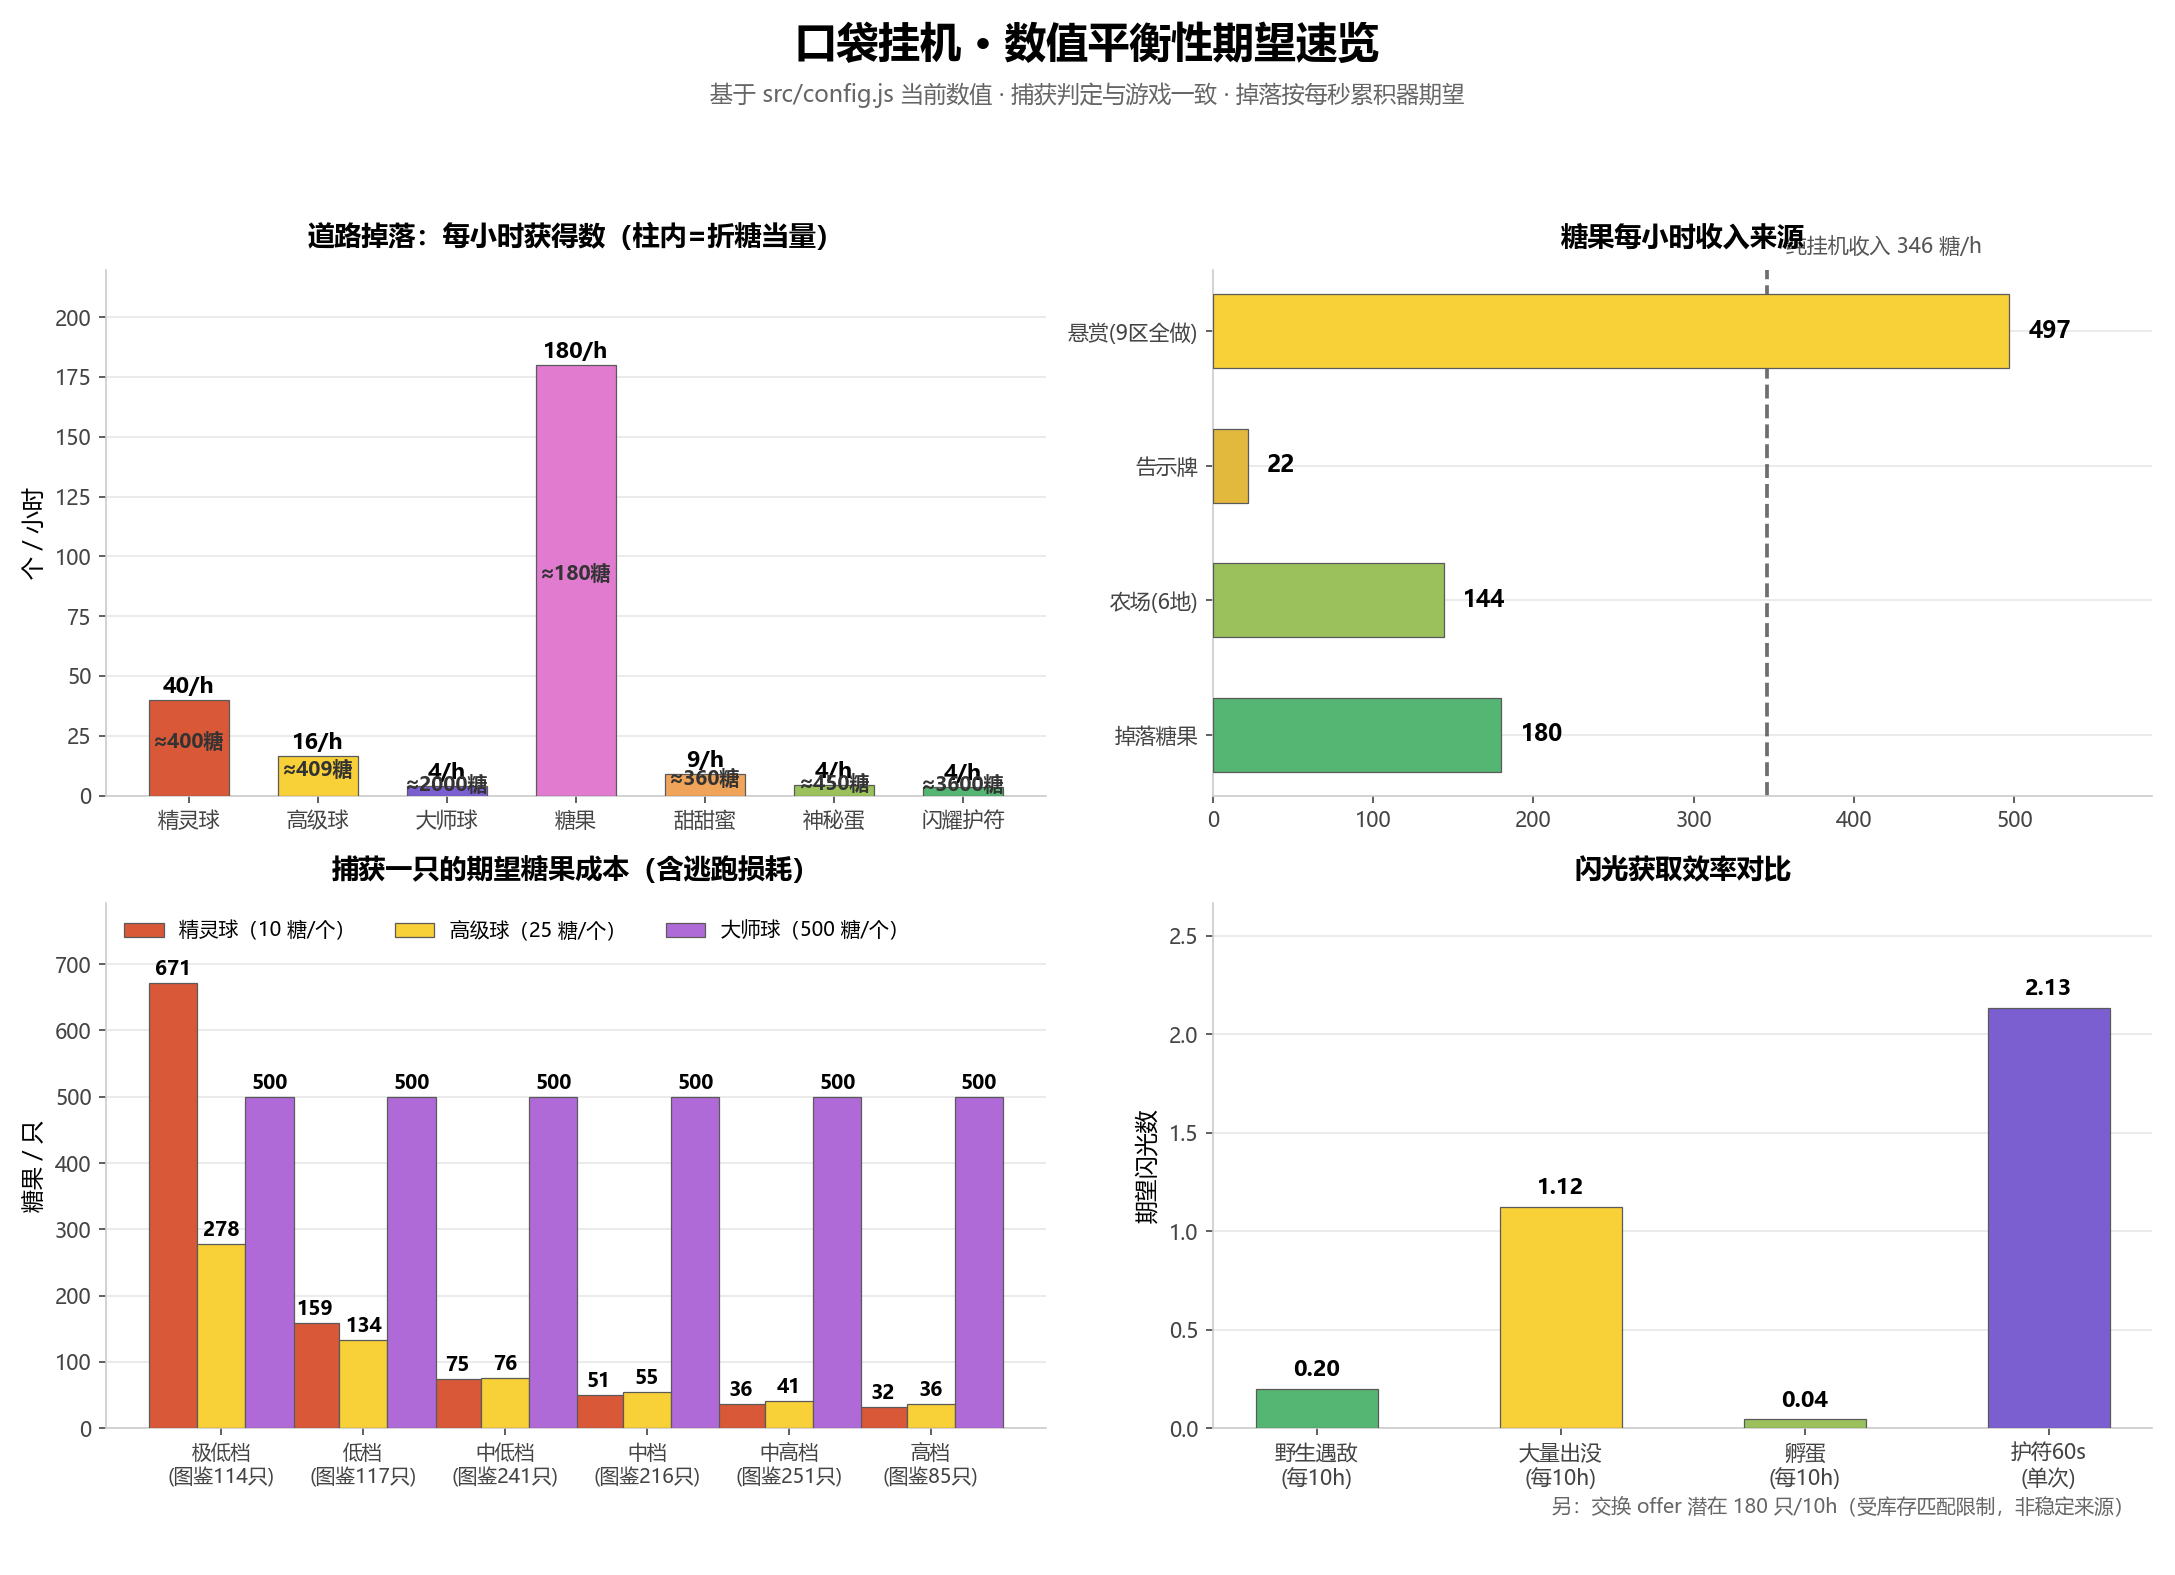

Write the Python code that produced this figure.
"""
口袋挂机 · 数值平衡性期望分析
================================
按 src/config.js 的当前数值，计算各系统的单位时间期望：
  1) 掉落系统（每秒累积器）每小时获得数 + 折糖当量
  2) 移动速度与孵蛋里程耗时
  3) 糖果每小时收入（掉落 / 农场 / 告示牌 / 悬赏）
  4) 糖果每小时消耗（捕获球缺口 / buff / 蛋）
  5) 捕获成本分档（复用 catch_sim 模拟，含逃跑损耗）
  6) 闪光获取效率对比（野生 / 大量出没 / 交换 offer / 护符）
输出：控制台详细报告 + econ_analysis.png（2×2 图）
"""
import json
import os
import random
from collections import Counter

import matplotlib
matplotlib.use("Agg")
import matplotlib.pyplot as plt

import catch_sim  # 复用真实 pokedex 捕获模拟

plt.rcParams["font.sans-serif"] = ["Microsoft YaHei", "SimHei"]
plt.rcParams["axes.unicode_minus"] = False

BASE_DIR = os.path.dirname(os.path.abspath(__file__))
POKEDEX_PATH = os.path.join(os.path.dirname(BASE_DIR), "src", "pokemon-data", "pokedex.json")

# ================= 与 src/config.js 一致的参数 =================
ITEM_RATES = {  # 每秒累积概率
    'poke-ball': 1 / 90, 'ultra-ball': 1 / 220, 'master-ball': 1 / 900,
    'candy': 1 / 20, 'sweet-honey': 1 / 400, 'mystery-egg': 1 / 800,
    'shiny-charm': 1 / 1000,
}
ITEM_NAMES = {'poke-ball': '精灵球', 'ultra-ball': '高级球', 'master-ball': '大师球',
              'candy': '糖果', 'sweet-honey': '甜甜蜜', 'mystery-egg': '神秘蛋', 'shiny-charm': '闪耀护符'}
CANDY_EXCHANGE = {'poke-ball': 10, 'ultra-ball': 25, 'master-ball': 500,
                  'sweet-honey': 40, 'mystery-egg': 100, 'shiny-charm': 1000}
CATCH_RATES = {'poke-ball': 0.35, 'ultra-ball': 0.70, 'master-ball': 1.00}
BALL_PRICE = {'poke-ball': 10, 'ultra-ball': 25, 'master-ball': 500}

ENCOUNTER_MIN, ENCOUNTER_MAX = 120, 240        # 普通遇敌间隔（秒）
BUFF_ENCOUNTER_MIN, BUFF_ENCOUNTER_MAX = 15, 30  # buff 遇敌间隔（秒）
BUFF_DURATION = 60
SHINY_CHANCE = 1 / 1000
CHARM_SHINY_CHANCE = 0.8
MASS_SHINY_CHANCE = 1 / 200
MASS_GEN_MIN, MASS_GEN_MAX = 20, 60            # 事件生成间隔（分钟）
MASS_DURATION = 60
MASS_COUNT_MIN, MASS_COUNT_MAX = 10, 20
TRADE_SHINY_CHANCE = 20 / 40
TRADE_COUNT, TRADE_REFRESH_S = 6, 10 * 60
BOUNTY_PER_REGION, BOUNTY_CANDY_MIN, BOUNTY_CANDY_MAX = 5, 30, 500
REGIONS = 9
FARM_PLOT = 6
FARM_MATURE_MIN, FARM_MATURE_MAX = 30, 60      # 分钟
FARM_PLANT_COST, FARM_HARVEST_MIN, FARM_HARVEST_MAX = 10, 2, 5
FARM_CANDY_PER_BERRY = 8
BOARD_DEMANDS, BOARD_QTY_MIN, BOARD_QTY_MAX, BIG_QTY_MIN, BIG_QTY_MAX = 5, 3, 10, 25, 45
HATCH_MIN, HATCH_MAX = 2000, 30000             # 米
PX_PER_METER = 26
ROAD_SPEED = {'走路': 0.5, '跑步': 1.0, '骑车': 2.0}  # px/帧 @60fps


def km_per_h(px_per_frame):
    return px_per_frame * 60 * 60 * 60 / PX_PER_METER / 1000  # 60 帧/秒 → px/秒 → km/h


def main():
    rng = random.Random(20260804)
    dist = Counter(p.get("catchRate") for p in json.load(open(POKEDEX_PATH, encoding="utf-8-sig")) if p.get("catchRate"))
    total = sum(dist.values())
    print("=" * 74)
    print("口袋挂机 · 数值平衡性期望分析（基于 src/config.js 当前数值）")
    print(f"图鉴 {total} 只 · 捕获模拟复用 catch_sim（判定公式与游戏一致）")
    print("=" * 74)

    # ---------- 1) 掉落系统 ----------
    print("\n【1】掉落系统（每秒累积器：每 tick +rate，满 1 掉落）")
    print(f"{'道具':<6}{'概率':>10}{'平均间隔':>10}{'每小时':>9}{'兑换价':>8}{'折糖当量/h':>12}")
    drop_sugar = {}
    for k, rate in ITEM_RATES.items():
        per_h = rate * 3600
        sugar = per_h * (CANDY_EXCHANGE.get(k, 1))  # 糖果本身 = 1 糖/个
        drop_sugar[k] = sugar
        print(f"{ITEM_NAMES[k]:<8}{rate:>10.5f}{3600/per_h:>9.0f}s{per_h:>9.1f}{CANDY_EXCHANGE.get(k, '-'):>8}{sugar:>12.0f}")
    total_drop_sugar = sum(drop_sugar.values())
    print(f"掉落总折糖当量: {total_drop_sugar:.0f} 糖/h（若全部按兑换价变现/使用）")
    print("  注：闪耀护符 1/1000 = 16.7 分钟/个 ≈ 3.6 个/h，折糖 3600/h，是所有掉落价值大头")

    # ---------- 2) 移动速度与孵蛋 ----------
    print("\n【2】移动速度与孵蛋里程")
    speeds = {name: km_per_h(px) for name, px in ROAD_SPEED.items()}
    for name, v in speeds.items():
        print(f"  {name}: {v:.2f} km/h")
    hatch_avg_m = (HATCH_MIN + HATCH_MAX) / 2
    for name, v in speeds.items():
        h = hatch_avg_m / 1000 / v
        print(f"  孵蛋期望里程 {hatch_avg_m/1000:.0f} km（{HATCH_MIN/1000:.0f}~{HATCH_MAX/1000:.0f} km）：{name} {h:.1f} 小时")

    # ---------- 3) 糖果每小时收入 ----------
    print("\n【3】糖果每小时收入（估算）")
    drop_candy = ITEM_RATES['candy'] * 3600
    farm_net_per_cycle = (FARM_HARVEST_MIN + FARM_HARVEST_MAX) / 2 * FARM_CANDY_PER_BERRY - FARM_PLANT_COST
    farm_cycle_min = (FARM_MATURE_MIN + FARM_MATURE_MAX) / 2
    farm_per_h = FARM_PLOT * farm_net_per_cycle / (farm_cycle_min / 60)
    # 告示牌：5 条/天，普通 3~10 颗 + big 25~45 颗（假设 1 条 big）
    board_norm = BOARD_DEMANDS - 1
    board_day = board_norm * ((BOARD_QTY_MIN + BOARD_QTY_MAX) / 2 * FARM_CANDY_PER_BERRY + 4) \
        + 1 * ((BIG_QTY_MIN + BIG_QTY_MAX) / 2 * FARM_CANDY_PER_BERRY + 15)
    board_per_h = board_day / 24
    bounty_day = REGIONS * BOARD_DEMANDS if False else REGIONS * BOUNTY_PER_REGION
    bounty_per_h_full = bounty_day * (BOUNTY_CANDY_MIN + BOUNTY_CANDY_MAX) / 2 / 24
    print(f"  掉落糖果:            {drop_candy:>6.0f} 糖/h（20s/个）")
    print(f"  树果农场(6地手动):   {farm_per_h:>6.0f} 糖/h（净 {farm_net_per_cycle:.0f} 糖/轮/地 × {FARM_PLOT} 地 ÷ {farm_cycle_min:.0f}min）")
    print(f"  告示牌委托(全做):    {board_per_h:>6.0f} 糖/h（约 {board_day:.0f} 糖/天）")
    print(f"  地区悬赏(9区全做):   {bounty_per_h_full:>6.0f} 糖/h（{bounty_day} 条/天 × 平均 265 糖）")
    print(f"  钓鱼道具: 少量（仅水域路段，按 ITEM_RATES 权重随机 1~15 个/次）")
    idle_sugar = drop_candy + farm_per_h + board_per_h
    print(f"  → 纯挂机(不悬赏) ≈ {idle_sugar:.0f} 糖/h；全力(悬赏全做) ≈ {idle_sugar + bounty_per_h_full:.0f} 糖/h")

    # ---------- 4) 糖果消耗与球缺口 ----------
    print("\n【4】糖果消耗与球供给缺口")
    enc_per_h = 3600 / ((ENCOUNTER_MIN + ENCOUNTER_MAX) / 2)
    print(f"  普通遇敌: {enc_per_h:.1f} 次/h（间隔 {ENCOUNTER_MIN}~{ENCOUNTER_MAX}s，平均 {(ENCOUNTER_MIN+ENCOUNTER_MAX)/2:.0f}s）")
    print(f"  buff 遇敌: {3600 / ((BUFF_ENCOUNTER_MIN + BUFF_ENCOUNTER_MAX) / 2):.0f} 次/h（间隔 {BUFF_ENCOUNTER_MIN}~{BUFF_ENCOUNTER_MAX}s）")
    supply = {k: ITEM_RATES[k] * 3600 for k in ['poke-ball', 'ultra-ball', 'master-ball']}
    print(f"  球掉落供给: 精灵球 {supply['poke-ball']:.0f}/h · 高级球 {supply['ultra-ball']:.1f}/h · 大师球 {supply['master-ball']:.1f}/h")
    # 全图鉴平均精灵球消耗（模拟）
    sim = {b: {"成功率": 0.0, "平均球数(成功)": 0.0, "平均球数(全部)": 0.0} for b in ["poke-ball", "ultra-ball"]}
    for cr, cnt in dist.items():
        w = cnt / total
        for b in ["poke-ball", "ultra-ball"]:
            s = catch_sim.simulate_rate(CATCH_RATES[b], cr, 20000, rng, additive=(0.06 if b == "ultra-ball" else 0))
            for k in sim[b]:
                sim[b][k] += s[k] * w
    for b, label in [("poke-ball", "精灵球"), ("ultra-ball", "高级球")]:
        s = sim[b]
        cost = s["平均球数(全部)"] * BALL_PRICE[b] / max(s["成功率"], 1e-9)
        print(f"  全图鉴平均: {label} 成功率 {s['成功率']*100:.1f}% · 成功均 {s['平均球数(成功)']:.2f} 球 · 期望成本 {cost:.0f} 糖/只")
    # 球缺口：假设全用精灵球抓（20 次/h 遭遇，含逃跑平均球数）
    gap = enc_per_h * sim['poke-ball']["平均球数(全部)"] - supply['poke-ball']
    print(f"  全精灵球挂机: 消耗 {enc_per_h * sim['poke-ball']['平均球数(全部)']:.0f} 球/h vs 供给 {supply['poke-ball']:.0f}/h → "
          f"{'缺口 ' + format(gap, '.0f') + ' 球/h ≈ ' + format(gap * BALL_PRICE['poke-ball'], '.0f') + ' 糖/h' if gap > 0 else '供给富余 ' + format(-gap, '.0f') + ' 球/h'}")
    print(f"  纯挂机糖果收入 ≈ {idle_sugar:.0f} 糖/h，足以覆盖球缺口 + 甜甜蜜/神秘蛋等小额消费")

    # ---------- 5) 捕获成本分档（糖） ----------
    print("\n【5】捕获成本分档（含逃跑损耗，糖果）")
    tiers = [("极低", lambda v: v <= 0.10), ("低", lambda v: 0.10 < v <= 0.25),
             ("中低", lambda v: 0.25 < v <= 0.45), ("中", lambda v: 0.45 < v <= 0.65),
             ("中高", lambda v: 0.65 < v <= 0.85), ("高", lambda v: v > 0.85)]
    tier_data = []
    for name, pred in tiers:
        tcr = {cr: c for cr, c in dist.items() if pred(cr)}
        if not tcr:
            continue
        n = sum(tcr.values())
        row = {}
        for b, label in [("poke-ball", "精灵球"), ("ultra-ball", "高级球")]:
            s = catch_sim.simulate_rate(CATCH_RATES[b], sum(cr * c for cr, c in tcr.items()) / n, 40000, rng,
                                        additive=(0.06 if b == "ultra-ball" else 0))
            row[label] = s["平均球数(全部)"] * BALL_PRICE[b] / max(s["成功率"], 1e-9)
        row["大师球"] = 500
        tier_data.append((name, n, row))
        print(f"  {name:<3} n={n:<5} 精灵球 {row['精灵球']:>5.0f} 糖 | 高级球 {row['高级球']:>5.0f} 糖 | 大师球 500 糖")

    # ---------- 6) 闪光获取效率 ----------
    print("\n【6】闪光获取效率（每 10 小时期望，或单次成本）")
    wild_10h = SHINY_CHANCE * enc_per_h * 10
    mass_10h = (60 / ((MASS_GEN_MIN + MASS_GEN_MAX) / 2)) * (MASS_COUNT_MIN + MASS_COUNT_MAX) / 2 * MASS_SHINY_CHANCE * 10
    egg_10h = ITEM_RATES['mystery-egg'] * 3600 * 10 * SHINY_CHANCE
    trade_10h = TRADE_COUNT * (3600 / TRADE_REFRESH_S) * TRADE_SHINY_CHANCE * 10
    charm_once = CHARM_SHINY_CHANCE * (BUFF_DURATION / ((BUFF_ENCOUNTER_MIN + BUFF_ENCOUNTER_MAX) / 2))
    print(f"  野生遇敌:   {wild_10h:.2f} 只/10h（1/1000 × {enc_per_h:.0f} 次/h）")
    print(f"  大量出没:   {mass_10h:.2f} 只/10h（1/200 × 平均 15 只 × 事件 {60/40:.1f} 个/h）")
    print(f"  孵蛋:       {egg_10h:.2f} 只/10h（神秘蛋 {ITEM_RATES['mystery-egg']*3600:.1f} 个/h × 1/1000）")
    print(f"  交换 offer: {trade_10h:.0f} 只/10h（NPC 可给出的闪光 offer，受库存匹配限制）")
    print(f"  闪耀护符 60s: {charm_once:.1f} 只/次（0.8 × {BUFF_DURATION/22.5:.1f} 次遭遇）→ 1000 糖/次")

    # ---------- 7) 各兑换性价比 ----------
    print("\n【7】糖果商店兑换性价比")
    candy_sec = ITEM_RATES['candy']
    for k, price in CANDY_EXCHANGE.items():
        if k == 'shiny-charm':
            continue
        print(f"  {ITEM_NAMES[k]} {price} 糖 = {price / candy_sec / 60:.1f} 分钟糖果掉落")

    # ================= 可视化 =================
    fig, axes = plt.subplots(2, 2, figsize=(14.5, 10.5))
    fig.patch.set_facecolor("#ffffff")
    fig.suptitle("口袋挂机 · 数值平衡性期望速览", fontsize=20, fontweight="bold", y=0.985)
    fig.text(0.5, 0.935, "基于 src/config.js 当前数值 · 捕获判定与游戏一致 · 掉落按每秒累积器期望", ha="center",
             fontsize=11, color="#666666")

    def style_ax(ax, title):
        ax.set_title(title, fontsize=13, fontweight="bold", pad=12)
        for sp in ("top", "right"):
            ax.spines[sp].set_visible(False)
        ax.spines["left"].set_color("#cccccc")
        ax.spines["bottom"].set_color("#cccccc")
        ax.tick_params(colors="#444444")
        ax.grid(axis="y", color="#e8e8e8", lw=0.8, zorder=0)
        ax.set_axisbelow(True)

    # 图1：道具掉落每小时 + 折糖当量
    ax = axes[0, 0]
    names = [ITEM_NAMES[k] for k in ITEM_RATES]
    per_h = [ITEM_RATES[k] * 3600 for k in ITEM_RATES]
    sugar = [drop_sugar[k] for k in ITEM_RATES]
    colors = ["#d85838", "#f8d038", "#7b5fd0", "#e07bd0", "#f0a45a", "#9ac15c", "#55b573"]
    bars = ax.bar(names, per_h, 0.62, color=colors, edgecolor="#5a5a5a", lw=0.6, zorder=3)
    for b, v, s in zip(bars, per_h, sugar):
        ax.text(b.get_x() + b.get_width() / 2, v + 3, f"{v:.0f}/h", ha="center", fontsize=10.5, fontweight="bold")
        ax.text(b.get_x() + b.get_width() / 2, v / 2, f"≈{s:.0f}糖", ha="center", fontsize=9.5,
                color="#333", fontweight="bold")
    ax.set_ylabel("个 / 小时", fontsize=11)
    ax.set_ylim(0, max(per_h) * 1.22)
    style_ax(ax, "道路掉落：每小时获得数（柱内=折糖当量）")

    # 图2：糖果收支
    ax = axes[0, 1]
    inc = {"掉落糖果": drop_candy, "农场(6地)": farm_per_h, "告示牌": board_per_h, "悬赏(9区全做)": bounty_per_h_full}
    labels = list(inc.keys())
    vals = list(inc.values())
    inc_colors = ["#55b573", "#9ac15c", "#e2b93d", "#f8d038"]
    bars = ax.barh(labels, vals, 0.55, color=inc_colors, edgecolor="#5a5a5a", lw=0.6, zorder=3)
    for b, v in zip(bars, vals):
        ax.text(v + 12, b.get_y() + b.get_height() / 2, f"{v:.0f}", va="center", fontsize=11, fontweight="bold")
    ax.axvline(idle_sugar, ls="--", lw=1.8, color="#555", alpha=0.85)
    ax.text(idle_sugar + 12, len(vals) - 0.42, f"纯挂机收入 {idle_sugar:.0f} 糖/h", fontsize=10, color="#555")
    ax.set_xlim(0, max(vals) * 1.18)
    style_ax(ax, "糖果每小时收入来源")
    ax.set_ylabel("")

    # 图3：捕获成本分档
    ax = axes[1, 0]
    tnames = [t[0] for t in tier_data]
    xpos = list(range(len(tnames)))
    width = 0.34
    for j, (label, color) in enumerate([("精灵球", "#d85838"), ("高级球", "#f8d038"), ("大师球", "#b06ad8")]):
        vals = [t[2][label] for t in tier_data]
        x = [i + (j - 1) * width for i in xpos]
        ax.bar(x, vals, width, label=f"{label}（{BALL_PRICE.get({'精灵球': 'poke-ball', '高级球': 'ultra-ball', '大师球': 'master-ball'}[label], 500)} 糖/个）",
               color=color, edgecolor="#5a5a5a", lw=0.6, zorder=3)
        for xi, v in zip(x, vals):
            ax.text(xi, v + 12, f"{v:.0f}", ha="center", fontsize=9.5, fontweight="bold")
    ax.set_xticks(xpos)
    ax.set_xticklabels([f"{n}档\n(图鉴{t[1]}只)" for n, t in zip(tnames, tier_data)], fontsize=9.5)
    ax.set_ylabel("糖果 / 只", fontsize=11)
    ax.set_ylim(0, max(max(t[2]["精灵球"] for t in tier_data), 500) * 1.18)
    style_ax(ax, "捕获一只的期望糖果成本（含逃跑损耗）")
    ax.legend(fontsize=9.5, frameon=False, ncol=3, loc="upper left")

    # 图4：闪光效率（交换 offer 数值过大且受库存限制，仅以文本标注）
    ax = axes[1, 1]
    labels = ["野生遇敌\n(每10h)", "大量出没\n(每10h)", "孵蛋\n(每10h)", "护符60s\n(单次)"]
    vals = [wild_10h, mass_10h, egg_10h, charm_once]
    bars = ax.bar(labels, vals, 0.5, color=["#55b573", "#f8d038", "#9ac15c", "#7b5fd0"],
                  edgecolor="#5a5a5a", lw=0.6, zorder=3)
    for b, v in zip(bars, vals):
        ax.text(b.get_x() + b.get_width() / 2, v + 0.03 * max(vals), f"{v:.2f}", ha="center", fontsize=10.5,
                fontweight="bold")
    ax.set_ylabel("期望闪光数", fontsize=11)
    ax.set_ylim(0, max(vals) * 1.25)
    style_ax(ax, "闪光获取效率对比")
    ax.text(0.98, -0.16, f"另：交换 offer 潜在 {trade_10h:.0f} 只/10h（受库存匹配限制，非稳定来源）",
            transform=ax.transAxes, ha="right", fontsize=9.5, color="#666666")

    fig.tight_layout(rect=(0, 0.02, 1, 0.915))
    out = os.path.join(BASE_DIR, "econ_analysis.png")
    fig.savefig(out, dpi=150)
    print(f"\n图表已保存: {out}")


if __name__ == "__main__":
    main()
